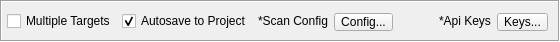
    <widget class="QFrame" name="frame">
     <property name="sizePolicy">
      <sizepolicy hsizetype="Preferred" vsizetype="Maximum">
       <horstretch>0</horstretch>
       <verstretch>0</verstretch>
      </sizepolicy>
     </property>
     <property name="minimumSize">
      <size>
       <width>0</width>
       <height>42</height>
      </size>
     </property>
     <property name="maximumSize">
      <size>
       <width>16777215</width>
       <height>42</height>
      </size>
     </property>
     <property name="styleSheet">
      <string notr="true"/>
     </property>
     <property name="frameShape">
      <enum>QFrame::Box</enum>
     </property>
     <property name="frameShadow">
      <enum>QFrame::Sunken</enum>
     </property>
     <layout class="QHBoxLayout" name="horizontalLayout_6">
      <property name="leftMargin">
       <number>5</number>
      </property>
      <property name="rightMargin">
       <number>10</number>
      </property>
      <item>
       <widget class="QCheckBox" name="checkBoxMultipleTargets">
        <property name="text">
         <string>Multiple Targets</string>
        </property>
       </widget>
      </item>
      <item>
       <widget class="QCheckBox" name="checkBox">
        <property name="text">
         <string>Autosave to Project</string>
        </property>
        <property name="checked">
         <bool>true</bool>
        </property>
       </widget>
      </item>
      <item>
       <widget class="QLabel" name="label">
        <property name="text">
         <string>*Scan Config</string>
        </property>
       </widget>
      </item>
      <item>
       <widget class="QToolButton" name="buttonConfig">
        <property name="minimumSize">
         <size>
          <width>0</width>
          <height>18</height>
         </size>
        </property>
        <property name="maximumSize">
         <size>
          <width>16777215</width>
          <height>18</height>
         </size>
        </property>
        <property name="styleSheet">
         <string notr="true"/>
        </property>
        <property name="text">
         <string>Config...</string>
        </property>
       </widget>
      </item>
      <item>
       <spacer name="horizontalSpacer">
        <property name="orientation">
         <enum>Qt::Horizontal</enum>
        </property>
        <property name="sizeHint" stdset="0">
         <size>
          <width>40</width>
          <height>20</height>
         </size>
        </property>
       </spacer>
      </item>
      <item>
       <widget class="QLabel" name="label_4">
        <property name="sizePolicy">
         <sizepolicy hsizetype="Preferred" vsizetype="Maximum">
          <horstretch>0</horstretch>
          <verstretch>0</verstretch>
         </sizepolicy>
        </property>
        <property name="text">
         <string>*Api Keys</string>
        </property>
       </widget>
      </item>
      <item>
       <widget class="QToolButton" name="buttonKeys">
        <property name="minimumSize">
         <size>
          <width>0</width>
          <height>18</height>
         </size>
        </property>
        <property name="maximumSize">
         <size>
          <width>16777215</width>
          <height>18</height>
         </size>
        </property>
        <property name="font">
         <font>
          <italic>false</italic>
         </font>
        </property>
        <property name="styleSheet">
         <string notr="true"/>
        </property>
        <property name="text">
         <string>Keys...</string>
        </property>
       </widget>
      </item>
     </layout>
    </widget>
